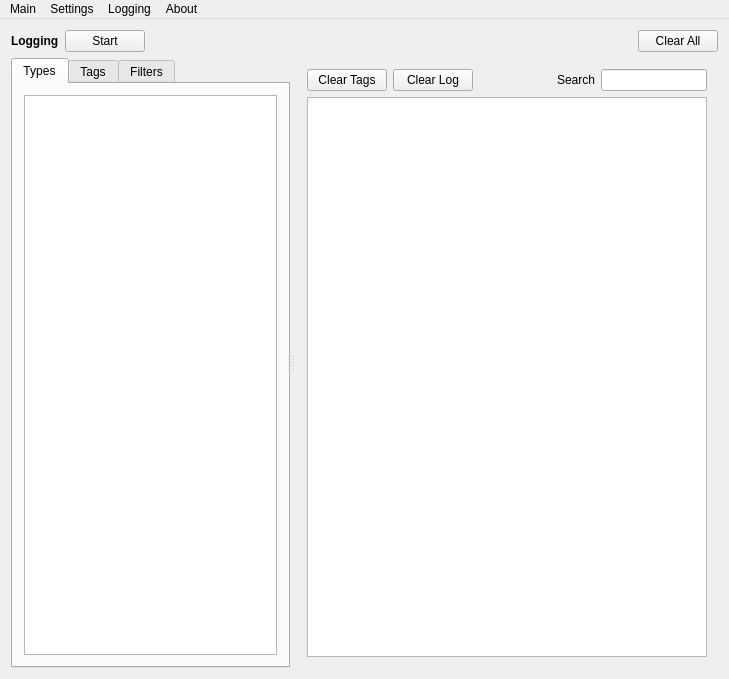
<?xml version="1.0" encoding="UTF-8"?>
<ui version="4.0">
 <class>MainWindow</class>
 <widget class="QMainWindow" name="MainWindow">
  <property name="geometry">
   <rect>
    <x>0</x>
    <y>0</y>
    <width>729</width>
    <height>679</height>
   </rect>
  </property>
  <property name="sizePolicy">
   <sizepolicy hsizetype="Preferred" vsizetype="Preferred">
    <horstretch>0</horstretch>
    <verstretch>0</verstretch>
   </sizepolicy>
  </property>
  <property name="windowTitle">
   <string>QLogger</string>
  </property>
  <widget class="QWidget" name="centralWidget">
   <layout class="QVBoxLayout" name="verticalLayout">
    <item>
     <layout class="QHBoxLayout" name="horizontalLayout">
      <item>
       <widget class="QLabel" name="label">
        <property name="font">
         <font>
          <weight>75</weight>
          <bold>true</bold>
         </font>
        </property>
        <property name="text">
         <string>Logging</string>
        </property>
       </widget>
      </item>
      <item>
       <widget class="QPushButton" name="pushButtonStartLogging">
        <property name="sizePolicy">
         <sizepolicy hsizetype="Fixed" vsizetype="Fixed">
          <horstretch>0</horstretch>
          <verstretch>0</verstretch>
         </sizepolicy>
        </property>
        <property name="text">
         <string>Start</string>
        </property>
       </widget>
      </item>
      <item>
       <spacer name="horizontalSpacer">
        <property name="orientation">
         <enum>Qt::Horizontal</enum>
        </property>
        <property name="sizeHint" stdset="0">
         <size>
          <width>40</width>
          <height>20</height>
         </size>
        </property>
       </spacer>
      </item>
      <item>
       <widget class="QPushButton" name="pushButtonClear">
        <property name="text">
         <string>Clear All</string>
        </property>
       </widget>
      </item>
     </layout>
    </item>
    <item>
     <widget class="QSplitter" name="splitter">
      <property name="sizePolicy">
       <sizepolicy hsizetype="Expanding" vsizetype="Expanding">
        <horstretch>0</horstretch>
        <verstretch>0</verstretch>
       </sizepolicy>
      </property>
      <property name="orientation">
       <enum>Qt::Horizontal</enum>
      </property>
      <property name="handleWidth">
       <number>6</number>
      </property>
      <widget class="QTabWidget" name="tabWidget">
       <property name="currentIndex">
        <number>0</number>
       </property>
       <widget class="QWidget" name="tab_Types">
        <attribute name="title">
         <string>Types</string>
        </attribute>
        <layout class="QVBoxLayout" name="verticalLayout_2">
         <item>
          <widget class="QTableWidget" name="tableWidgetTypes">
           <property name="sizePolicy">
            <sizepolicy hsizetype="Expanding" vsizetype="Expanding">
             <horstretch>0</horstretch>
             <verstretch>0</verstretch>
            </sizepolicy>
           </property>
           <property name="maximumSize">
            <size>
             <width>16777215</width>
             <height>16777215</height>
            </size>
           </property>
           <property name="baseSize">
            <size>
             <width>150</width>
             <height>0</height>
            </size>
           </property>
           <property name="contextMenuPolicy">
            <enum>Qt::CustomContextMenu</enum>
           </property>
           <property name="editTriggers">
            <set>QAbstractItemView::NoEditTriggers</set>
           </property>
           <property name="selectionMode">
            <enum>QAbstractItemView::NoSelection</enum>
           </property>
           <property name="selectionBehavior">
            <enum>QAbstractItemView::SelectRows</enum>
           </property>
           <property name="showGrid">
            <bool>true</bool>
           </property>
           <attribute name="horizontalHeaderVisible">
            <bool>false</bool>
           </attribute>
           <attribute name="horizontalHeaderStretchLastSection">
            <bool>true</bool>
           </attribute>
           <attribute name="verticalHeaderVisible">
            <bool>false</bool>
           </attribute>
           <column>
            <property name="text">
             <string>Tags</string>
            </property>
           </column>
          </widget>
         </item>
        </layout>
       </widget>
       <widget class="QWidget" name="tab_Tags">
        <attribute name="title">
         <string>Tags</string>
        </attribute>
        <layout class="QVBoxLayout" name="verticalLayout_3">
         <item>
          <widget class="QTableWidget" name="tableWidgetTags">
           <property name="sizePolicy">
            <sizepolicy hsizetype="Expanding" vsizetype="Expanding">
             <horstretch>0</horstretch>
             <verstretch>0</verstretch>
            </sizepolicy>
           </property>
           <property name="maximumSize">
            <size>
             <width>16777215</width>
             <height>16777215</height>
            </size>
           </property>
           <property name="baseSize">
            <size>
             <width>150</width>
             <height>0</height>
            </size>
           </property>
           <property name="contextMenuPolicy">
            <enum>Qt::CustomContextMenu</enum>
           </property>
           <property name="editTriggers">
            <set>QAbstractItemView::NoEditTriggers</set>
           </property>
           <property name="selectionMode">
            <enum>QAbstractItemView::NoSelection</enum>
           </property>
           <property name="selectionBehavior">
            <enum>QAbstractItemView::SelectRows</enum>
           </property>
           <property name="showGrid">
            <bool>true</bool>
           </property>
           <attribute name="horizontalHeaderVisible">
            <bool>false</bool>
           </attribute>
           <attribute name="horizontalHeaderStretchLastSection">
            <bool>true</bool>
           </attribute>
           <attribute name="verticalHeaderVisible">
            <bool>false</bool>
           </attribute>
           <column>
            <property name="text">
             <string>Tags</string>
            </property>
           </column>
          </widget>
         </item>
        </layout>
       </widget>
       <widget class="QWidget" name="tab">
        <attribute name="title">
         <string>Filters</string>
        </attribute>
        <layout class="QVBoxLayout" name="verticalLayout_4">
         <item>
          <widget class="QTableWidget" name="tableWidgetFilters">
           <property name="sizePolicy">
            <sizepolicy hsizetype="Expanding" vsizetype="Expanding">
             <horstretch>0</horstretch>
             <verstretch>0</verstretch>
            </sizepolicy>
           </property>
           <property name="maximumSize">
            <size>
             <width>16777215</width>
             <height>16777215</height>
            </size>
           </property>
           <property name="baseSize">
            <size>
             <width>150</width>
             <height>0</height>
            </size>
           </property>
           <property name="contextMenuPolicy">
            <enum>Qt::CustomContextMenu</enum>
           </property>
           <property name="editTriggers">
            <set>QAbstractItemView::NoEditTriggers</set>
           </property>
           <property name="selectionMode">
            <enum>QAbstractItemView::NoSelection</enum>
           </property>
           <property name="selectionBehavior">
            <enum>QAbstractItemView::SelectRows</enum>
           </property>
           <property name="showGrid">
            <bool>true</bool>
           </property>
           <attribute name="horizontalHeaderVisible">
            <bool>false</bool>
           </attribute>
           <attribute name="horizontalHeaderStretchLastSection">
            <bool>true</bool>
           </attribute>
           <attribute name="verticalHeaderVisible">
            <bool>false</bool>
           </attribute>
           <column>
            <property name="text">
             <string>Filters</string>
            </property>
           </column>
          </widget>
         </item>
        </layout>
       </widget>
      </widget>
      <widget class="QWidget" name="verticalLayoutWidget">
       <layout class="QVBoxLayout" name="verticalLayout_6">
        <item>
         <layout class="QHBoxLayout" name="horizontalLayout_3">
          <item>
           <widget class="QPushButton" name="pushButtonClearTags">
            <property name="text">
             <string>Clear Tags</string>
            </property>
           </widget>
          </item>
          <item>
           <widget class="QPushButton" name="pushButtonClearLog">
            <property name="text">
             <string>Clear Log</string>
            </property>
           </widget>
          </item>
          <item>
           <spacer name="horizontalSpacer_2">
            <property name="orientation">
             <enum>Qt::Horizontal</enum>
            </property>
            <property name="sizeType">
             <enum>QSizePolicy::Expanding</enum>
            </property>
            <property name="sizeHint" stdset="0">
             <size>
              <width>80</width>
              <height>20</height>
             </size>
            </property>
           </spacer>
          </item>
          <item>
           <widget class="QLabel" name="labelSearch">
            <property name="text">
             <string>Search</string>
            </property>
           </widget>
          </item>
          <item>
           <widget class="QLineEdit" name="lineEditSearch"/>
          </item>
         </layout>
        </item>
        <item>
         <widget class="QPlainTextEdit" name="plainTextEdit">
          <property name="contextMenuPolicy">
           <enum>Qt::CustomContextMenu</enum>
          </property>
          <property name="readOnly">
           <bool>true</bool>
          </property>
         </widget>
        </item>
       </layout>
      </widget>
     </widget>
    </item>
   </layout>
  </widget>
  <widget class="QMenuBar" name="menuBar">
   <property name="geometry">
    <rect>
     <x>0</x>
     <y>0</y>
     <width>729</width>
     <height>25</height>
    </rect>
   </property>
   <widget class="QMenu" name="menuFile">
    <property name="title">
     <string>Main</string>
    </property>
    <addaction name="actionLoad_file"/>
    <addaction name="actionExit"/>
   </widget>
   <widget class="QMenu" name="menuSettings">
    <property name="title">
     <string>Settings</string>
    </property>
    <addaction name="actionGeneral"/>
    <addaction name="actionSave_highlighting"/>
    <addaction name="actionLoad_highlighting"/>
   </widget>
   <widget class="QMenu" name="menuAbout">
    <property name="title">
     <string>About</string>
    </property>
    <addaction name="actionAbout_QLogger"/>
   </widget>
   <widget class="QMenu" name="menuLogging">
    <property name="title">
     <string>Logging</string>
    </property>
    <addaction name="actionTrustzone"/>
    <addaction name="actionAdb_logcat"/>
    <addaction name="actionKernel_log"/>
   </widget>
   <addaction name="menuFile"/>
   <addaction name="menuSettings"/>
   <addaction name="menuLogging"/>
   <addaction name="menuAbout"/>
  </widget>
  <action name="actionSave_highlighting">
   <property name="text">
    <string>Save highlighting</string>
   </property>
  </action>
  <action name="actionLoad_highlighting">
   <property name="text">
    <string>Load highlighting</string>
   </property>
  </action>
  <action name="actionExit">
   <property name="text">
    <string>Exit</string>
   </property>
  </action>
  <action name="actionGeneral">
   <property name="text">
    <string>General</string>
   </property>
  </action>
  <action name="actionLoad_file">
   <property name="text">
    <string>Load file</string>
   </property>
  </action>
  <action name="actionLoad_file_2">
   <property name="text">
    <string>Load file</string>
   </property>
  </action>
  <action name="actionTrustzone">
   <property name="checkable">
    <bool>true</bool>
   </property>
   <property name="text">
    <string>Trustzone</string>
   </property>
  </action>
  <action name="actionAdb_logcat">
   <property name="checkable">
    <bool>true</bool>
   </property>
   <property name="text">
    <string>adb logcat</string>
   </property>
  </action>
  <action name="actionKernel_log">
   <property name="checkable">
    <bool>true</bool>
   </property>
   <property name="text">
    <string>kernel log</string>
   </property>
  </action>
  <action name="actionTest">
   <property name="text">
    <string>test</string>
   </property>
  </action>
  <action name="actionAbout_QLogger">
   <property name="text">
    <string>About QLogger</string>
   </property>
  </action>
 </widget>
 <layoutdefault spacing="6" margin="11"/>
 <resources/>
 <connections/>
</ui>
